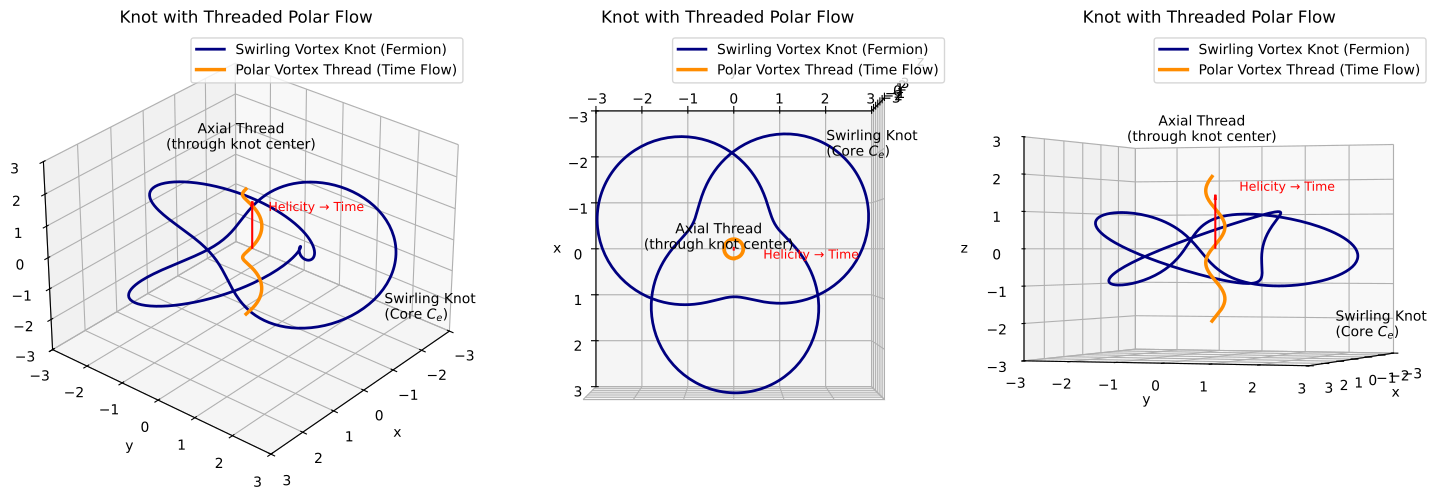

This figure's Python source:
import numpy as np
import matplotlib.pyplot as plt
from mpl_toolkits.mplot3d import Axes3D

# Define the trefoil knot (swirling knot) centered around origin
theta = np.linspace(0, 2 * np.pi, 500)
x_knot = (2 + np.cos(3 * theta)) * np.cos(2 * theta)
y_knot = (2 + np.cos(3 * theta)) * np.sin(2 * theta)
z_knot = np.sin(3 * theta)

# Define the polar thread: spiral through center of the knot
t_thread = np.linspace(-2 * np.pi, 2 * np.pi, 400)
x_thread = 0.2 * np.cos(t_thread)
y_thread = 0.2 * np.sin(t_thread)
z_thread = t_thread / np.pi

# Begin plotting
fig, axes = plt.subplots(1, 3, figsize=(15, 5), subplot_kw={'projection': '3d'})
# Define view angles for each subplot
view_angles = [
    (30, 40),    # Angled view: Elevation, Azimuth
    (90, 0),    # Angled view
    (0, 20),    # Angled view
]
titles = ["Kid 1", "Kid 2", "ManBearPig"]

for ax, (elev, azim), title in zip(axes.flatten(), view_angles, titles):
    # Plot the trefoil knot
    ax.plot3D(x_knot, y_knot, z_knot, color='navy', lw=2, label='Swirling Vortex Knot (Fermion)')

    # Plot the helicity-driven axial vortex thread (through core)
    ax.plot3D(x_thread, y_thread, z_thread, color='darkorange', lw=2.5, label='Polar Vortex Thread (Time Flow)')

    # Add arrow to show helicity direction
    ax.quiver(0, 0, 0, 0, 0, 1.5, color='red', arrow_length_ratio=0.1)
    ax.text(0.2, 0.6, 1.6, 'Helicity → Time', fontsize=9, color='red')

    # Label points
    ax.text(0, -0.3, 3, 'Axial Thread\n(through knot center)', fontsize=10, ha='center')
    ax.text(-2, 2, -2.5, 'Swirling Knot\n(Core $C_e$)', fontsize=10)

    # Axis settings
    ax.set_xlim([-3, 3])
    ax.set_ylim([-3, 3])
    ax.set_zlim([-3, 3])
    ax.set_xlabel('x')
    ax.set_ylabel('y')
    ax.set_zlabel('z')
    ax.set_title('Knot with Threaded Polar Flow')

    # Set view angle
    ax.view_init(elev=elev, azim=azim)
    ax.legend()
    plt.tight_layout()




# ✅ Get the script filename dynamically and save as pdf
import os
script_name = os.path.splitext(os.path.basename(__file__))[0]
filename = f"{script_name}.pdf"
plt.savefig(filename, format="pdf", bbox_inches="tight")
filename = f"{script_name}.png"
plt.savefig(filename, dpi=150)  # Save image with high resolution
plt.tight_layout()
plt.show()
